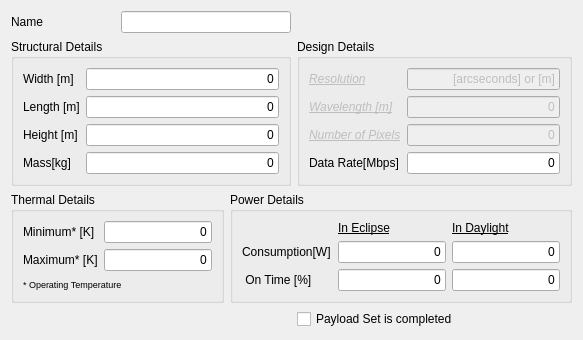
  <widget class="QWizardPage" name="wizardPage4">
   <property name="title">
    <string>Payload Details</string>
   </property>
   <property name="subTitle">
    <string>Give your Payload Details</string>
   </property>
   <layout class="QGridLayout" name="gridLayout_19">
    <item row="0" column="0">
     <widget class="QLabel" name="label_12">
      <property name="text">
       <string>Name</string>
      </property>
     </widget>
    </item>
    <item row="0" column="1" colspan="2">
     <widget class="QLineEdit" name="PayloadNameLineEdit">
      <property name="enabled">
       <bool>true</bool>
      </property>
      <property name="sizePolicy">
       <sizepolicy hsizetype="MinimumExpanding" vsizetype="Fixed">
        <horstretch>0</horstretch>
        <verstretch>0</verstretch>
       </sizepolicy>
      </property>
      <property name="alignment">
       <set>Qt::AlignRight|Qt::AlignTrailing|Qt::AlignVCenter</set>
      </property>
     </widget>
    </item>
    <item row="1" column="0" colspan="3">
     <widget class="QGroupBox" name="groupBox_2">
      <property name="title">
       <string>Structural Details</string>
      </property>
      <layout class="QGridLayout" name="gridLayout">
       <item row="0" column="0">
        <widget class="QLabel" name="label_27">
         <property name="text">
          <string>Width [m]</string>
         </property>
        </widget>
       </item>
       <item row="0" column="1">
        <widget class="QLineEdit" name="PayloadWidthLineEdit">
         <property name="enabled">
          <bool>true</bool>
         </property>
         <property name="text">
          <string>0</string>
         </property>
         <property name="alignment">
          <set>Qt::AlignRight|Qt::AlignTrailing|Qt::AlignVCenter</set>
         </property>
        </widget>
       </item>
       <item row="1" column="0">
        <widget class="QLabel" name="label_29">
         <property name="text">
          <string>Length [m]</string>
         </property>
        </widget>
       </item>
       <item row="1" column="1">
        <widget class="QLineEdit" name="PayladLengthLineEdit">
         <property name="enabled">
          <bool>true</bool>
         </property>
         <property name="text">
          <string>0</string>
         </property>
         <property name="alignment">
          <set>Qt::AlignRight|Qt::AlignTrailing|Qt::AlignVCenter</set>
         </property>
        </widget>
       </item>
       <item row="2" column="0">
        <widget class="QLabel" name="label_30">
         <property name="text">
          <string>Height [m]</string>
         </property>
        </widget>
       </item>
       <item row="2" column="1">
        <widget class="QLineEdit" name="PayloadHeightLineEdit">
         <property name="enabled">
          <bool>true</bool>
         </property>
         <property name="text">
          <string>0</string>
         </property>
         <property name="alignment">
          <set>Qt::AlignRight|Qt::AlignTrailing|Qt::AlignVCenter</set>
         </property>
        </widget>
       </item>
       <item row="3" column="0">
        <widget class="QLabel" name="label_28">
         <property name="text">
          <string>Mass[kg]</string>
         </property>
        </widget>
       </item>
       <item row="3" column="1">
        <widget class="QLineEdit" name="PayloadMassLineEdit">
         <property name="enabled">
          <bool>true</bool>
         </property>
         <property name="text">
          <string>0</string>
         </property>
         <property name="alignment">
          <set>Qt::AlignRight|Qt::AlignTrailing|Qt::AlignVCenter</set>
         </property>
        </widget>
       </item>
      </layout>
     </widget>
    </item>
    <item row="1" column="3">
     <widget class="QGroupBox" name="groupBox">
      <property name="title">
       <string>Design Details</string>
      </property>
      <layout class="QGridLayout" name="gridLayout_17">
       <item row="0" column="0">
        <widget class="QLabel" name="ResolutionLabel">
         <property name="enabled">
          <bool>false</bool>
         </property>
         <property name="font">
          <font>
           <weight>50</weight>
           <italic>true</italic>
           <bold>false</bold>
           <underline>true</underline>
           <strikeout>false</strikeout>
          </font>
         </property>
         <property name="text">
          <string>Resolution</string>
         </property>
         <property name="wordWrap">
          <bool>true</bool>
         </property>
        </widget>
       </item>
       <item row="0" column="1">
        <widget class="QLineEdit" name="PayloadResolutionLineEdit">
         <property name="enabled">
          <bool>false</bool>
         </property>
         <property name="text">
          <string>[arcseconds] or [m]</string>
         </property>
         <property name="alignment">
          <set>Qt::AlignRight|Qt::AlignTrailing|Qt::AlignVCenter</set>
         </property>
        </widget>
       </item>
       <item row="1" column="0">
        <widget class="QLabel" name="WavelengthLabel">
         <property name="enabled">
          <bool>false</bool>
         </property>
         <property name="font">
          <font>
           <italic>true</italic>
           <underline>true</underline>
          </font>
         </property>
         <property name="text">
          <string>Wavelength [m]</string>
         </property>
        </widget>
       </item>
       <item row="1" column="1">
        <widget class="QLineEdit" name="PayloadWavelengthLineEdit">
         <property name="enabled">
          <bool>false</bool>
         </property>
         <property name="text">
          <string>0</string>
         </property>
         <property name="alignment">
          <set>Qt::AlignRight|Qt::AlignTrailing|Qt::AlignVCenter</set>
         </property>
        </widget>
       </item>
       <item row="2" column="0">
        <widget class="QLabel" name="NumberOfPixelsLabel">
         <property name="enabled">
          <bool>false</bool>
         </property>
         <property name="font">
          <font>
           <italic>true</italic>
           <underline>true</underline>
          </font>
         </property>
         <property name="text">
          <string>Number of Pixels</string>
         </property>
        </widget>
       </item>
       <item row="2" column="1">
        <widget class="QLineEdit" name="NumberOfPixelLineEdit">
         <property name="enabled">
          <bool>false</bool>
         </property>
         <property name="text">
          <string>0</string>
         </property>
         <property name="alignment">
          <set>Qt::AlignRight|Qt::AlignTrailing|Qt::AlignVCenter</set>
         </property>
        </widget>
       </item>
       <item row="3" column="0">
        <widget class="QLabel" name="label_17">
         <property name="text">
          <string>Data Rate[Mbps]</string>
         </property>
        </widget>
       </item>
       <item row="3" column="1">
        <widget class="QLineEdit" name="PayloadDataRateLineEdit">
         <property name="enabled">
          <bool>true</bool>
         </property>
         <property name="text">
          <string>0</string>
         </property>
         <property name="alignment">
          <set>Qt::AlignRight|Qt::AlignTrailing|Qt::AlignVCenter</set>
         </property>
        </widget>
       </item>
      </layout>
     </widget>
    </item>
    <item row="2" column="0" colspan="2">
     <widget class="QGroupBox" name="groupBox_4">
      <property name="title">
       <string>Thermal Details</string>
      </property>
      <layout class="QGridLayout" name="gridLayout_16">
       <item row="0" column="0">
        <widget class="QLabel" name="label_22">
         <property name="text">
          <string>Minimum* [K] </string>
         </property>
        </widget>
       </item>
       <item row="0" column="1">
        <widget class="QLineEdit" name="PayloadMinTempLineEdit">
         <property name="enabled">
          <bool>true</bool>
         </property>
         <property name="text">
          <string>0</string>
         </property>
         <property name="alignment">
          <set>Qt::AlignRight|Qt::AlignTrailing|Qt::AlignVCenter</set>
         </property>
        </widget>
       </item>
       <item row="1" column="0">
        <widget class="QLabel" name="label_23">
         <property name="text">
          <string>Maximum* [K]</string>
         </property>
        </widget>
       </item>
       <item row="1" column="1">
        <widget class="QLineEdit" name="PayloadMaxTempLineEdit">
         <property name="enabled">
          <bool>true</bool>
         </property>
         <property name="text">
          <string>0</string>
         </property>
         <property name="alignment">
          <set>Qt::AlignRight|Qt::AlignTrailing|Qt::AlignVCenter</set>
         </property>
        </widget>
       </item>
       <item row="2" column="0" colspan="2">
        <widget class="QLabel" name="label_19">
         <property name="font">
          <font>
           <pointsize>7</pointsize>
          </font>
         </property>
         <property name="text">
          <string>* Operating Temperature</string>
         </property>
        </widget>
       </item>
      </layout>
     </widget>
    </item>
    <item row="2" column="2" colspan="2">
     <widget class="QGroupBox" name="groupBox_3">
      <property name="title">
       <string>Power Details</string>
      </property>
      <layout class="QGridLayout" name="gridLayout_18">
       <item row="0" column="1">
        <widget class="QLabel" name="label_89">
         <property name="font">
          <font>
           <weight>50</weight>
           <bold>false</bold>
           <underline>true</underline>
          </font>
         </property>
         <property name="text">
          <string>In Eclipse</string>
         </property>
        </widget>
       </item>
       <item row="0" column="2">
        <widget class="QLabel" name="label_90">
         <property name="font">
          <font>
           <underline>true</underline>
          </font>
         </property>
         <property name="text">
          <string>In Daylight</string>
         </property>
        </widget>
       </item>
       <item row="1" column="0">
        <widget class="QLabel" name="label_18">
         <property name="text">
          <string>Consumption[W]</string>
         </property>
        </widget>
       </item>
       <item row="1" column="1">
        <widget class="QLineEdit" name="PayloadPowerEclipseLineEdit">
         <property name="enabled">
          <bool>true</bool>
         </property>
         <property name="text">
          <string>0</string>
         </property>
         <property name="alignment">
          <set>Qt::AlignRight|Qt::AlignTrailing|Qt::AlignVCenter</set>
         </property>
        </widget>
       </item>
       <item row="1" column="2">
        <widget class="QLineEdit" name="PayloadPowerDaylightLineEdit">
         <property name="enabled">
          <bool>true</bool>
         </property>
         <property name="text">
          <string>0</string>
         </property>
         <property name="alignment">
          <set>Qt::AlignRight|Qt::AlignTrailing|Qt::AlignVCenter</set>
         </property>
        </widget>
       </item>
       <item row="2" column="0">
        <widget class="QLabel" name="label_20">
         <property name="text">
          <string> On Time [%]      </string>
         </property>
        </widget>
       </item>
       <item row="2" column="1">
        <widget class="QLineEdit" name="PayloadPowerTimeEclipseLineEdit">
         <property name="enabled">
          <bool>true</bool>
         </property>
         <property name="text">
          <string>0</string>
         </property>
         <property name="alignment">
          <set>Qt::AlignRight|Qt::AlignTrailing|Qt::AlignVCenter</set>
         </property>
        </widget>
       </item>
       <item row="2" column="2">
        <widget class="QLineEdit" name="PayloadPowerTimeDaylightLineEdit">
         <property name="enabled">
          <bool>true</bool>
         </property>
         <property name="text">
          <string>0</string>
         </property>
         <property name="alignment">
          <set>Qt::AlignRight|Qt::AlignTrailing|Qt::AlignVCenter</set>
         </property>
        </widget>
       </item>
      </layout>
     </widget>
    </item>
    <item row="3" column="3">
     <widget class="QCheckBox" name="NumberOfPayloadCheckBox">
      <property name="text">
       <string>Payload Set is completed</string>
      </property>
     </widget>
    </item>
   </layout>
  </widget>
